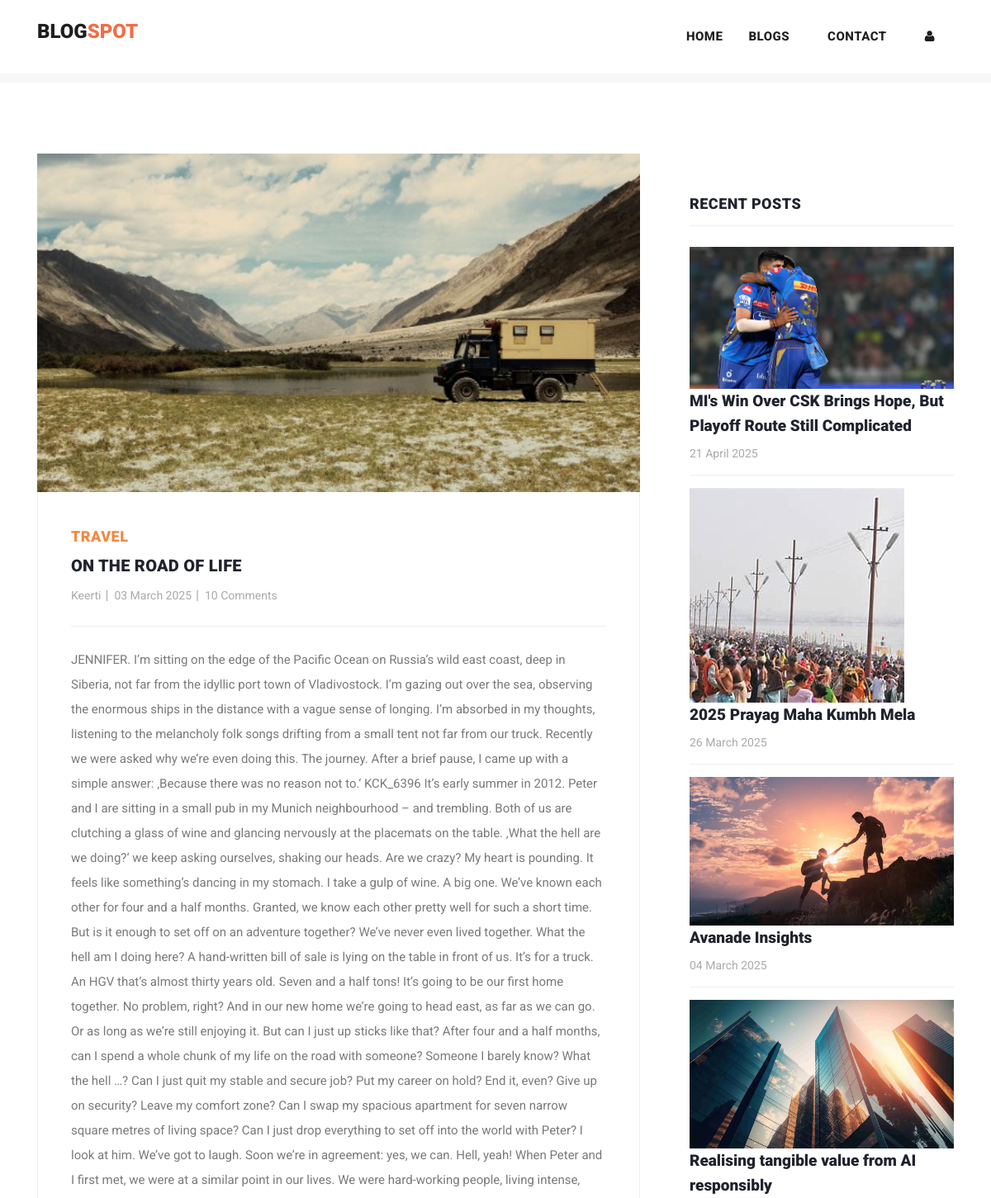
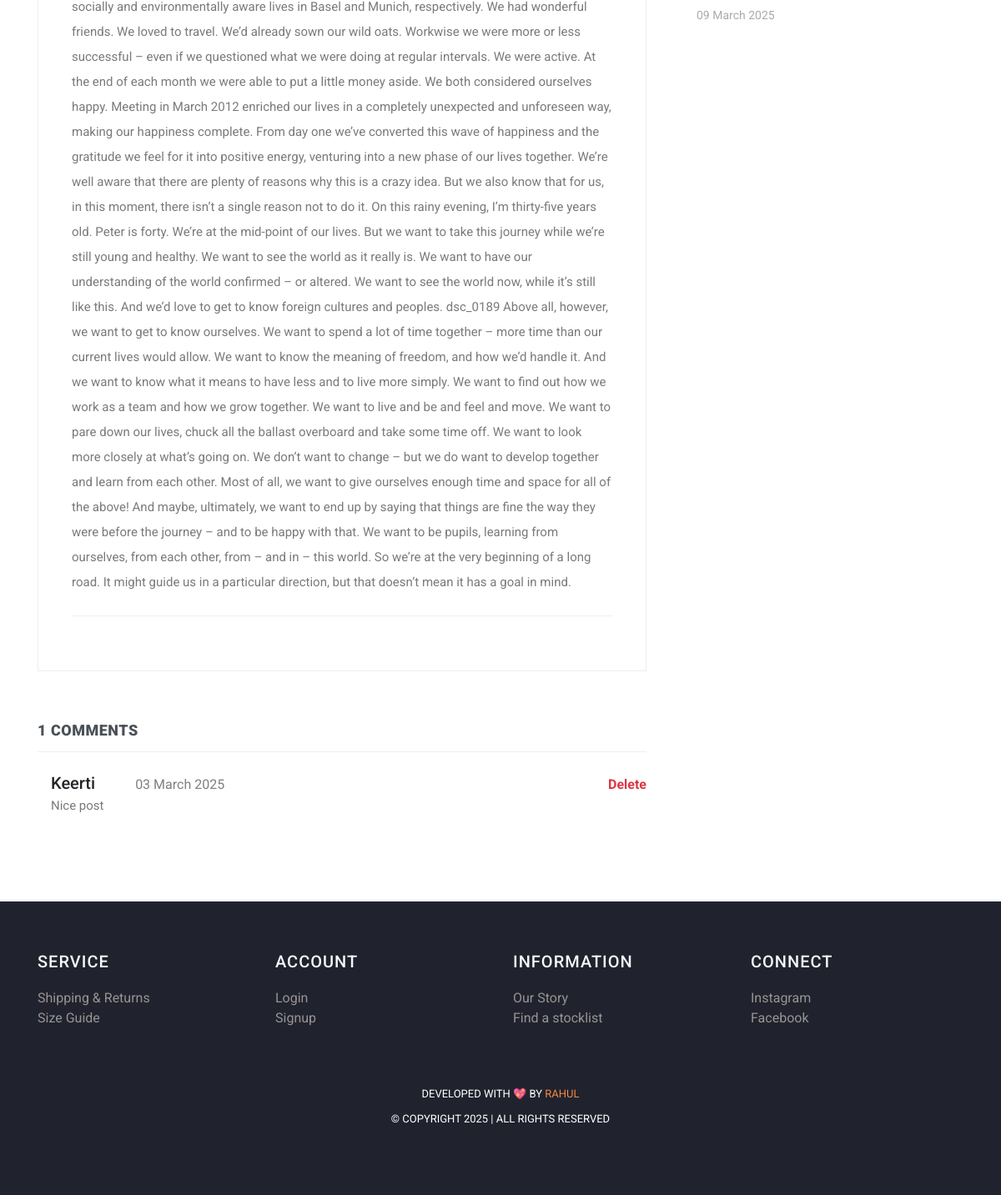
The page /post/18 on the database its author committed (2 pictures, top to bottom).
### myapp/models.py (models this page shows, shortened)
class Post(models.Model):
    postname = models.CharField(max_length=600)
    category = models.CharField(max_length=600)
    image = models.ImageField(upload_to='images/posts',blank=True,null=True)
    content = models.CharField(max_length=100000)
    time = models.CharField(default=time,max_length=100, blank=True)
    likes = models.IntegerField(null=True,blank=True,default=0)
    user = models.ForeignKey(User,on_delete=models.CASCADE)

class Comment(models.Model):
    content = models.CharField(max_length=200)
    time = models.CharField(default=time,max_length=100, blank=True)
    post = models.ForeignKey(Post,on_delete=models.CASCADE)
    user = models.ForeignKey(User,on_delete=models.CASCADE)

### myapp/views.py (the view)
# urls.py: path("post/<int:id>",views.post,name="post"),
def post(request,id):
    post = Post.objects.get(id=id)
    return render(request,"post-details.html",{
        "user":request.user,
        'post':Post.objects.get(id=id),
        'recent_posts':Post.objects.all().order_by("-id"),
        'media_url':settings.MEDIA_URL,
        'comments':Comment.objects.filter(post_id = post.id),
        'total_comments': len(Comment.objects.filter(post_id = post.id))
    })

### templates/post-details.html (shortened to what this page needs)
{% load static %}
<!DOCTYPE html>
<html lang="en">
  <head>
    <link href="https://cdn.jsdelivr.net/npm/bootstrap@5.3.0-alpha3/dist/css/bootstrap.min.css" rel="stylesheet">
    <link href="{% static 'vendor/bootstrap/css/bootstrap.min.css' %}" rel="stylesheet">
    <link rel="stylesheet" href="{% static 'assets/css/fontawesome.css' %}">
    <link rel="stylesheet" href="{% static 'assets/css/templatemo-stand-blog.css' %}">
    <link rel="stylesheet" href="{% static 'assets/css/owl.css' %}">
  </head>
  <body>
    {%include 'header.html'%}
    <section class="blog-posts grid-system">
      <div class="container">
        <div class="row">
          <div class="col-lg-8">
            <div class="all-blog-posts">
              <div class="row">
                <div class="col-lg-12">
                  <div class="blog-post">
                    <div class="blog-thumb">
                      <img src="{{media_url}}{{post.image}}" alt="post_image">
                    </div>
                    <div class="down-content">
                      <span>{{post.category}}</span>
                      <a><h4>{{post.postname}}</h4></a>
                      <ul class="post-info">
                        <li><a href="#">{{post.user}}</a></li>
                        <li><a href="#">{{post.time}}</a></li>
                        <li><a href="#">10 Comments</a></li>
                      </ul>
                      <p>{{post.content}}</p>
                    </div>
                  </div>
                </div>
                <div class="col-lg-12">
                  <div class="sidebar-item comments">
                    <div class="sidebar-heading">
                      <h2 class="text-dark-emphasis">{{total_comments}} comments</h2>
                    </div>
                    <div class="content">
                      <ul>
                        {% for comment in comments %}
                        <li style="display: block;">
                          <div class="ps-3">
                            <h5>{{comment.user}}<span class="small text-black-50 px-5 text-danger">{{comment.time}}</span>
                              {% if post.user == user or comment.user == post.user%}
                              <a href="{% url 'deletecomment' comment.id %}" class="small text-danger float-right fw-bold pt-1">Delete</a>
                              {% endif %}
                            </h5>
                            <p>{{comment.content}}</p>
                          </div>
                        </li>
                        {% endfor %}
                      </ul>
                    </div>
                  </div>
                </div>
              </div>
            </div>
          </div>
          <div class="col-lg-4">
            <div class="sidebar">
              <div class="row">
                <div class="col-lg-12">
                  <div class="sidebar-item recent-posts">
                    <div class="sidebar-heading">
                      <h2>Recent Posts</h2>
                    </div>
                    <div class="content">
                      <ul>
                        {% for post in recent_posts|slice:"0:4" %}
                        <li>
                          <img src="{{media_url}}{{post.image}}" class="img-fluid" alt="">
                          <a href="post-details.html">
                            <a href="{% url 'post' post.id %}" class="text-decoration-none text-dark"><h5>{{post.postname}}</h5></a>
                          <span>{{post.time}}</span>
                        </a></li>
                        {% endfor %}
                      </ul>
                    </div>
                  </div>
                </div>
              </div>
            </div>
          </div>
        </div>
      </div>
    </section>
   {% include "footer.html" %}
  </body>
</html>

### templates/header.html (shortened to what this page needs)
<header class="">
  <nav class="navbar navbar-expand-lg bg-white">
    <div class="container">
      <a class="navbar-brand" href="{% url 'index' %}">
        <h2>Blog<span style="color: rgb(241, 110, 70);">Spot</span></h2>
      </a>
      <div class="collapse navbar-collapse" id="navbarResponsive">
        <ul class="navbar-nav ml-auto">
          <li>
            <a class="nav-link" href="{% url 'index' %}">Home
            </a>
          </li>
          <li class="nav-item">
            <a class="nav-link" href="{% url 'blog' %}">Blogs</a>
          </li>
          <li class="nav-item">
            <a class="nav-link" href="{% url 'contact' %}">Contact</a>
          </li>
          {% if user.is_authenticated %}
          <li class="nav-item">
            <a class="nav-link" href="{% url 'create' %}">Create</a>
          </li>
          <li class="nav-item">
            <a class="nav-link" href="{% url 'profile' user.id %}">Profile</a>
          </li>
          <li class="nav-item">
            <a class="nav-link text-primary" href="{% url 'logout' %}">Logout</a>
          </li>
          {% else %}
          <li class="nav-item">
            <a class="nav-link" href="{% url 'signin' %}"><i class="fa fa-user"></i></a>
          </li>
          {% endif %}
        </ul>
      </div>
    </div>
  </nav>
</header>
<div class="main-banner header-text">
  <div class="container-fluid">
    <div class="owl-banner owl-carousel">
    </div>
  </div>
</div>

### templates/footer.html (shortened to what this page needs)
<footer>
  <div class="container">
    <div class="row">
      <div class="col-lg-3 col-md-6 col-sm-12">
        <h4 class="text-light">SERVICE</h4>
        <ul>
          <li><a href="#">Shipping & Returns</a></li>
          <li><a href="#">Size Guide</a></li>
        </ul>
      </div>
      <div class="col-lg-3 col-md-6 col-sm-12">
        <h4 class="text-light">ACCOUNT</h4>
        <ul>
          <li><a href="{% url 'signin' %}">Login</a></li>
          <li><a href="{% url 'signup' %}">Signup</a></li>
        </ul>
      </div>
      <div class="col-lg-3 col-md-6 col-sm-12">
        <h4 class="text-light">INFORMATION</h4>
        <ul>
          <li><a href="{% url 'blog' %}">Our Story</a></li>
          <li><a href="#">Find a stocklist</a></li>
        </ul>
      </div>
      <div class="col-lg-3 col-md-6 col-sm-12">
        <h4 class="text-light">CONNECT</h4>
        <ul>
          <li><a href="https://Instagram.com/rahul.gunjal.02">Instagram</a></li>
          <li><a href="https://Instagram.com/rahul.gunjal.02">Facebook</a></li>
        </ul>
      </div>
    </div>
  </div>
  <div class="container mt-5">
    <div class="row">
      <div class="col-lg-12">
        <div class="p-3">
          <p>Developed with 💖 by <a href="https://Instagram.com/rahul.gunjal.02">Rahul </a> <br>
            &copy; Copyright 2025 | All Rights Reserved
        </div>
      </div>
    </div>
  </div>
</footer>

### static/assets/css/templatemo-stand-blog.css (style rules this page uses)
body { font-family: 'Roboto', sans-serif; overflow-x: hidden; text-rendering: optimizeLegibility; -webkit-font-smoothing: antialiased; -moz-osx-font-smoothing: grayscale; }
p { margin-bottom: 0px; font-size: 15px; font-weight: 400; color: #7a7a7a; line-height: 30px; }
a { text-decoration: none!important; }
ul { padding: 0; margin: 0; list-style: none; }
h1,h2,h3,h4,h5,h6 { margin: 0px; }
header { position: absolute; z-index: 99999; width: 100%; height: 100px; background-color: #f7f7f7; -webkit-transition: all 0.3s ease-in-out 0s; -moz-transition: all 0.3s ease-in-out 0s; -o-transition: all 0.3s ease-in-out 0s; transition: all 0.3s ease-in-out 0s; }
header .navbar { padding: 25px 0px; }
.navbar .navbar-brand { float: left; margin-top: -12px; outline: none; }
.navbar .navbar-brand h2 { color: #1e1e1e; text-transform: uppercase; font-size: 24px; font-weight: 900; -webkit-transition: all .3s ease 0s; -moz-transition: all .3s ease 0s; -o-transition: all .3s ease 0s; transition: all .3s ease 0s; }
#navbarResponsive { z-index: 999; }
.navbar-collapse { text-align: center; }
.navbar .navbar-nav .nav-item { margin: 0px 15px; }
.navbar .navbar-nav a.nav-link { text-transform: capitalize; font-size: 15px; font-weight: 800; text-transform: uppercase; letter-spacing: 0.5px; color: #1e1e1e; transition: all 0.3s; }
.main-banner .container-fluid { padding: 0px 10px; margin-bottom: -24px; }
.owl-banner { padding-top: 110px; }
.blog-posts { margin-top: 100px; }
.blog-posts .blog-post { margin-bottom: 30px; }
.blog-posts .blog-thumb img { width: 100%; overflow: hidden; }
.blog-posts .down-content { padding: 40px; border-right: 1px solid #eee; border-left: 1px solid #eee; border-bottom: 1px solid #eee; }
.blog-posts .down-content span { font-size: 18px; text-transform: uppercase; letter-spacing: 0.5px; font-weight: 900; color: #f48840; }
.blog-posts .down-content h4 { font-size: 24px; text-transform: capitalize; letter-spacing: 0.5px; font-weight: 900; color: #20232e; margin: 10px 0px 12px 0px; }
.blog-posts .down-content ul.post-info li { display: inline-block; margin-right: 8px; }
.blog-posts .down-content ul.post-info li:after { content: '|'; color: #aaa; margin-left: 8px; }
.blog-posts .down-content h4 { font-size: 20px; letter-spacing: 0.25px; }
.grid-system .down-content ul.post-info li { margin-right: 3px; }
.grid-system .down-content ul.post-info li:after { margin-left: 5px; }
.blog-posts .down-content ul.post-info li:last-child::after { display: none; }
.blog-posts .down-content ul.post-info li a { font-size: 14px; color: #aaa; font-weight: 400; transition: all .3s; }
.blog-posts .down-content p { padding: 25px 0px; margin: 25px 0px; border-top: 1px solid #eee; border-bottom: 1px solid #eee; }
.blog-posts .sidebar-heading h2 { font-size: 18px; text-transform: uppercase; font-weight: 900; letter-spacing: 0.5px; color: #20232e; border-bottom: 1px solid #eee; padding-bottom: 15px; margin-bottom: 25px; }
.blog-posts .comments { margin-top: 30px; }
.blog-posts .comments ul li { display: inline-block; margin-bottom: 20px; padding-bottom: 20px; border-bottom: 1px solid #eee; }
.blog-posts .comments ul li:last-child { margin-bottom: 0px; padding-bottom: 0px; border-bottom: none; }
.sidebar { margin-left: 30px; }
.sidebar .sidebar-item { margin-top: 50px; }
.sidebar .sidebar-heading h2 { font-size: 18px; text-transform: uppercase; font-weight: 900; letter-spacing: 0.5px; color: #20232e; border-bottom: 1px solid #eee; padding-bottom: 15px; margin-bottom: 25px; }
.sidebar .recent-posts ul li { margin-bottom: 15px; padding-bottom: 15px; border-bottom: 1px solid #eee; }
.sidebar .recent-posts ul li:last-child { margin-bottom: 0px; padding-bottom: 0px; border-bottom: none; }
.sidebar .recent-posts ul li h5 { font-size: 19px; font-weight: 900; color: #20232e; line-height: 30px; transition: all 0.3s; }
.sidebar .recent-posts ul li span { display: block; font-size: 14px; color: #aaa; margin-top: 8px; }
footer { margin-top: 100px; text-align: center; background-color: #20232e; padding: 60px 0px; }
footer p { font-size: 13px; text-transform: uppercase; color: #fff; }
footer p a { color: #f48840; }

### templates/footer.html (style rules this page uses)
h4 { text-align: left; color: #dfdada; letter-spacing: 1px; margin-bottom: 20px; font-size: 20px; }
li { text-decoration: none; text-align: left; }
li a { color: rgb(153, 147, 147); }

### rows shown on the page
Post: image (picture), category "TRAVEL", postname "ON THE ROAD OF LIFE", user "Keerti", time "03 March 2025", content "JENNIFER. I’m sitting on the edge of the Pacific Ocean on Russia’s wild east coast, deep in Siberia, not far from the idyllic port town of Vladivostock. I’m gazing out over the sea, observing the enormous ships in the distance with a vague sense of longing. I’m absorbed in my thoughts, listening to the melancholy folk songs drifting from a small tent not far from our truck. Recently we were asked why we’re even doing this. The journey. After a brief pause, I came up with a simple answer: ‚Because there was no reason not to.‘ KCK_6396 It’s early summer in 2012. Peter and I are sitting in a small pub in my Munich neighbourhood – and trembling. Both of us are clutching a glass of wine and…"
Comment: user "Keerti", time "03 March 2025", shows "Delete", content "Nice post"
Post: image (picture), postname "MI's Win Over CSK Brings Hope, But Playoff Route Still Complicated", time "21 April 2025"
Post: image (picture), postname "2025 Prayag Maha Kumbh Mela", time "26 March 2025"
Post: image (picture), postname "Avanade Insights", time "04 March 2025"
Post: image (picture), postname "Realising tangible value from AI responsibly", time "09 March 2025"

### other values the page prints
{{ total_comments }} "1"
